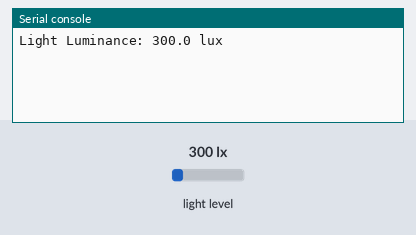
A program run on a simulated ESP32 board running MicroPython. Parts: the last lines printed to the serial console. The inputs (shaded band) are chosen by the test bench; at power-on: light level 300 lx.

Above: at 1.2 s.
1.3 s: light level set to 40 lx
At 3.6 s:
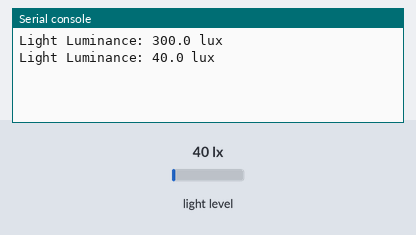
4.2 s: light level set to 500 lx
At 5.7 s:
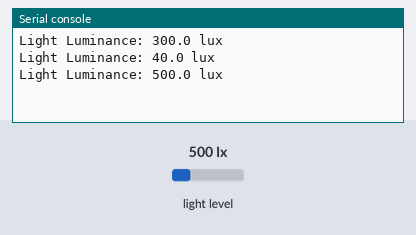
Timing chart, 0 to 7.2 s (numbered marks = the images above; inputs shaded):
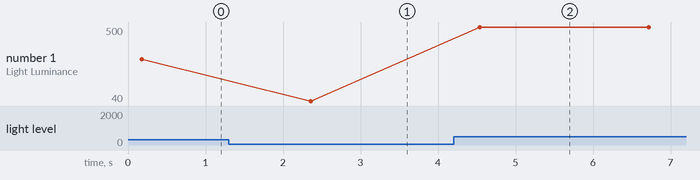

The program:

lab33_bh1750_v1.py
```python
#lab33_bh1750_v1.py
from machine import Pin, SoftI2C
from bh1750 import BH1750
import time

# Initialize I2C communication (ESP32)
i2c = SoftI2C(scl=Pin(5), sda=Pin(4))
#i2c = SoftI2C(scl=Pin(22), sda=Pin(21), freq=400000)

# Create BH1750 object
light_sensor = BH1750(bus=i2c, addr=0x23)

while True:
	lux = light_sensor.luminance(BH1750.CONT_HIRES_1)
	print(f"Light Luminance: {lux} lux")
	time.sleep(2)
```

Measured:
- after the input at 1.3 s, the serial console: prints a new line after 1.1 s (image 1)
- after the input at 4.2 s, the serial console: prints a new line after 0.34 s (image 2)
- plotted number 1: 300 → 40 after the input at 1.3 s, 40 → 500 after the input at 4.2 s
